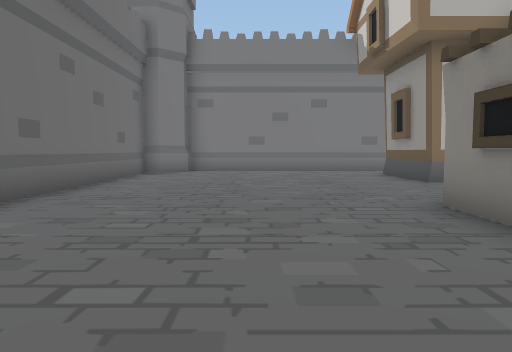
View 1 (above)

24 first-person views from a walk through a Unity game level. The camera is 1.4 m above the floor, tilts 4° down and sees 70° across. The floor is counted in squares, 2 m on a side. Each view is taken from the middle of a square. On the plan, view 1 faces up. The plan holds only what a view shows up to about 11 squares ahead; the rest is blank. The player is left out.

View 2
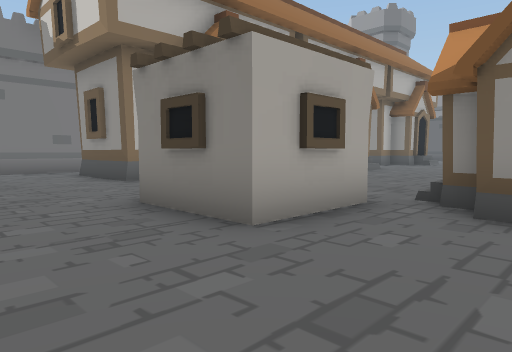

View 3
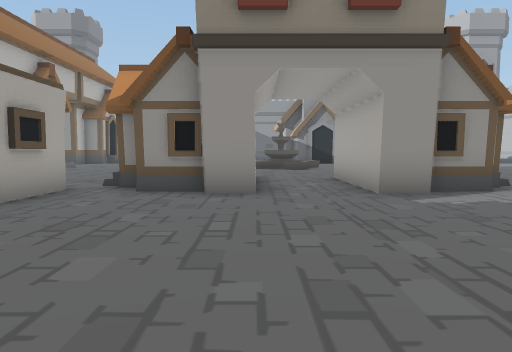

View 4
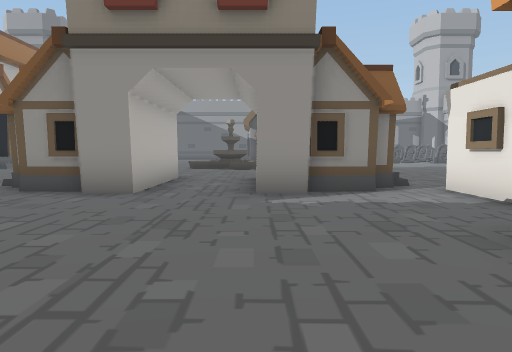

View 5
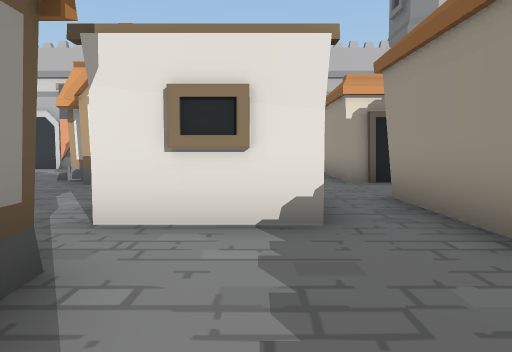

View 6
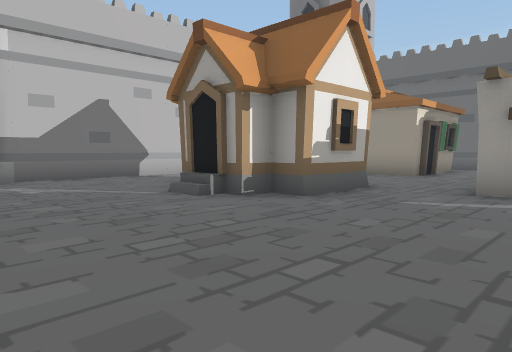

View 7
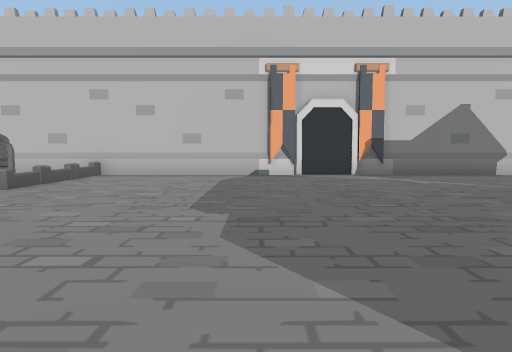

View 8
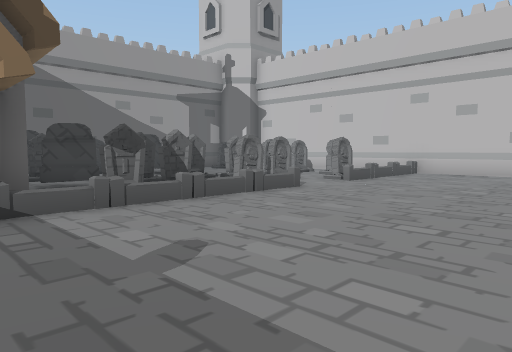

View 9
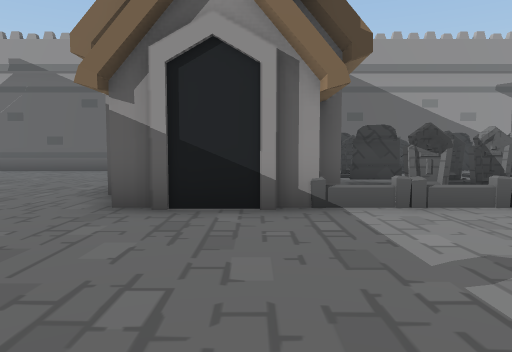

View 10
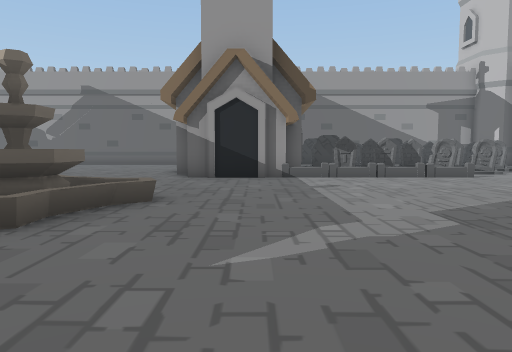

View 11
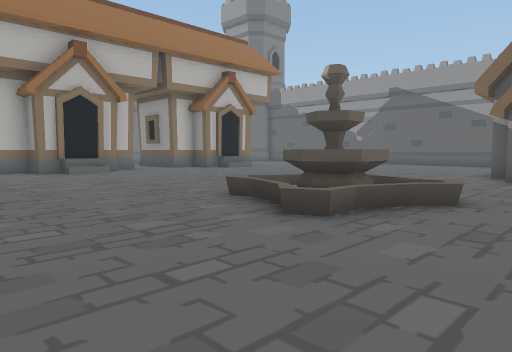

View 12
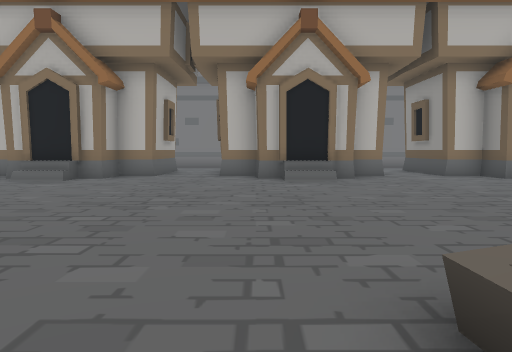

View 13
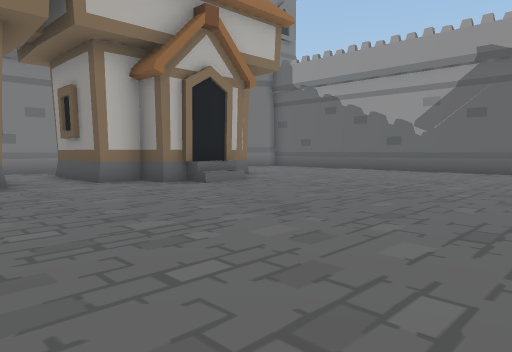

View 14
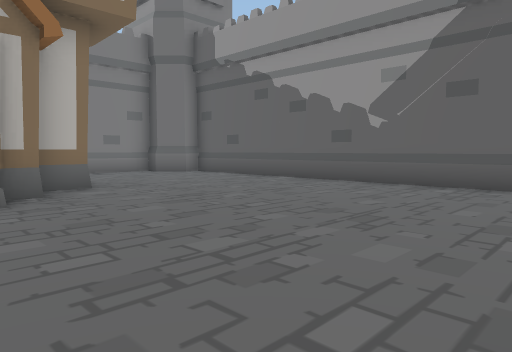

View 15
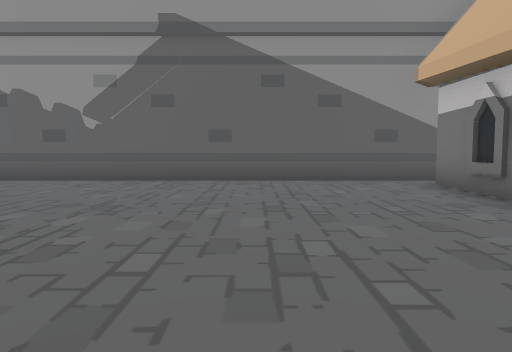

View 16
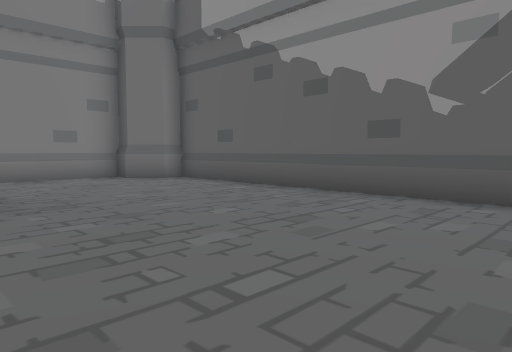

View 17
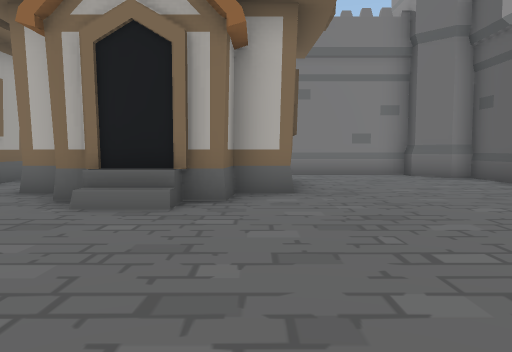

View 18
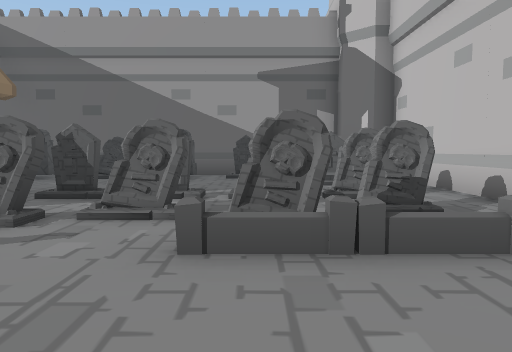

View 19
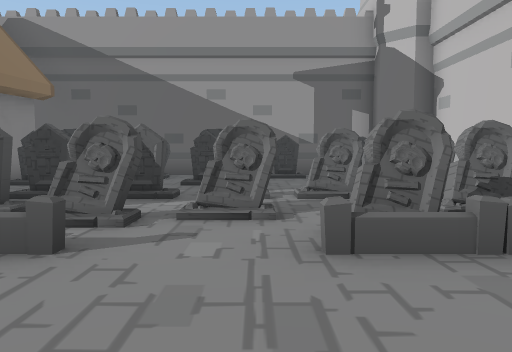

View 20
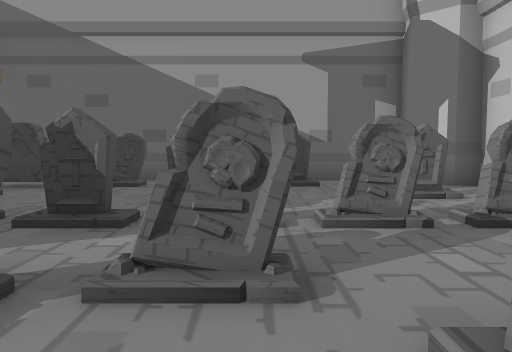

View 21
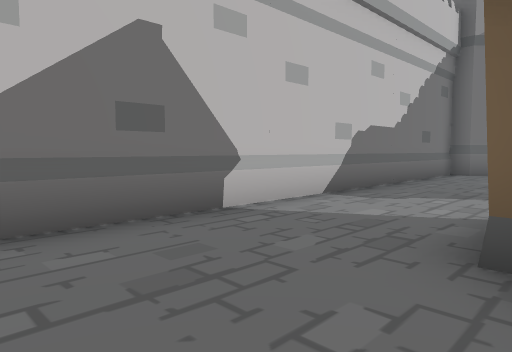

View 22
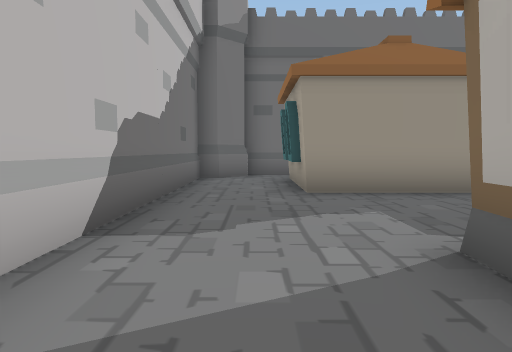

View 23
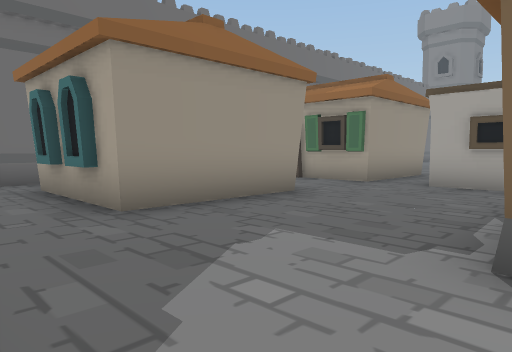

View 24
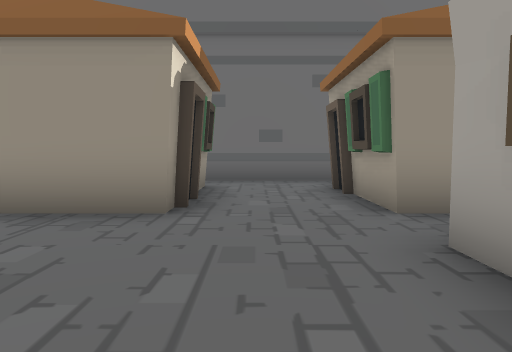

### Floor plan
Key: @ floor where view 1 was taken; # wall or solid block; . floor; / step, stairs or slope; = window, fence, low wall or low ledge; T tower; H house; M tombstone; F flag; U fountain; O other object.
Columns run from 4 left of view 1 to 26 right of it. Each row starts with its distance up from view 1.
 13       ##           ##    ####
 12  T    ..           ..    ....T
 11 #......./          ./    .....#
 10 #.......H         H./    .....#
  9 #.......H   H.H   H.H    .....#
  8 #.......H  #H.H#  H..#H H.....#
  7 #........#H#....H#....H#......#
  6 #....... .....................#
  5 #.......  ....................#
  4  ......#   ...................#
  3   .....##.....................#
  2   ........H ..................#
  1    ......#   .................#
  0    .@...## H ........ ........#
 -1   ......###H....UU    ........#
 -2    .............UUU  .........#
 -3   ......###H...UUU.....#  ###.#
 -4    .....## H..........##
 -5     H....#  ..........#
 -6      #.....  .........##    #
 -7      #.##.............M# MMMM.
 -8 #.####.##.............M  MMMM.
 -9 #....................==MM...M.#
-10 #.....................=MM.....#
-11 #.####...##...............M.M.#
-12      #...##H...........MM.....#
-13      #...##...........M..M..M.#
-14 #.##H#................MM.MMMO.#
-15 #....................=.M.MMM
-16  T............F.F....#.......T
-17   ###########################

Where each view was taken, in squares from view 1:
view 1: 0 up, 0 right, facing up
view 2: 0 up, 0 right, facing up-right
view 3: 1 down, 2 left, facing right
view 4: 3 down, 2 left, facing right
view 5: 3 down, 3 right, facing down
view 6: 7 down, 11 right, facing down-left
view 7: 6 down, 13 right, facing down
view 8: 5 down, 13 right, facing down-right
view 9: 5 down, 13 right, facing right
view 10: 5 down, 8 right, facing right
view 11: 5 down, 8 right, facing up-right
view 12: 2 down, 11 right, facing up
view 13: 0 up, 13 right, facing up-right
view 14: 1 up, 18 right, facing up-right
view 15: 1 up, 17 right, facing right
view 16: 3 up, 20 right, facing up-right
view 17: 2 up, 20 right, facing up
view 18: 13 down, 15 right, facing right
view 19: 12 down, 15 right, facing right
view 20: 12 down, 17 right, facing right
view 21: 13 down, 9 right, facing down-left
view 22: 15 down, 7 right, facing left
view 23: 16 down, 5 right, facing up-left
view 24: 10 down, 5 right, facing left
